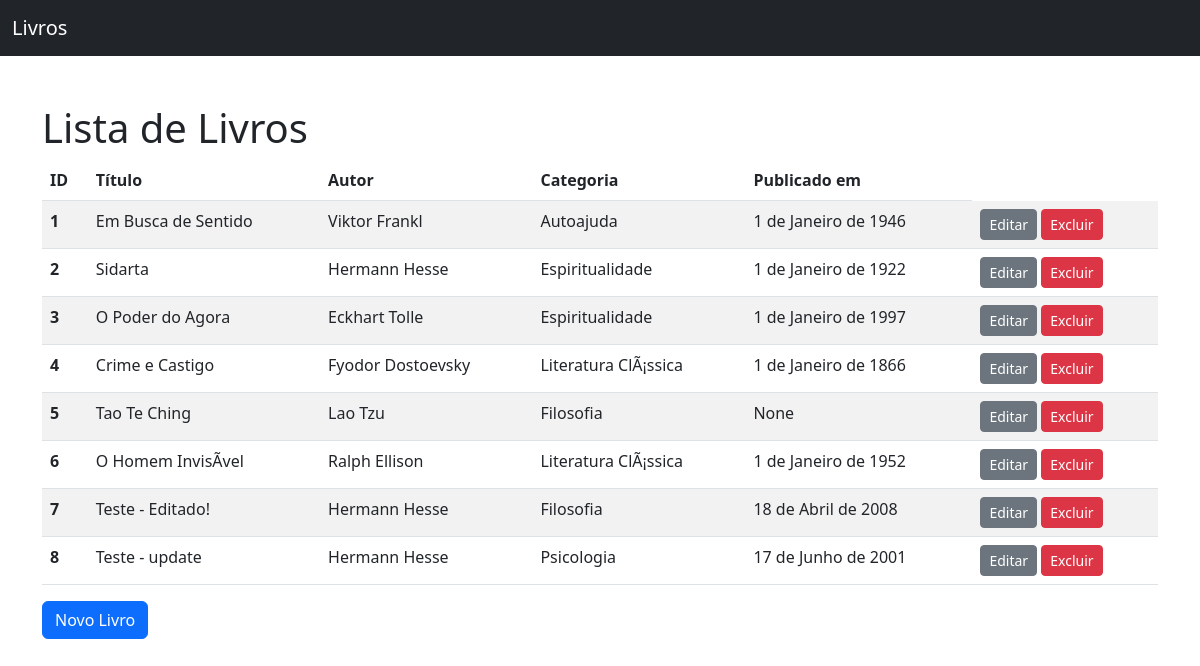
The page / on the database its author committed.
### books/models.py (models this page shows, shortened)
class Book(models.Model):
    title = models.CharField(verbose_name="título", max_length=200)
    author = models.ForeignKey(Author, on_delete=models.CASCADE, verbose_name="Autor")
    category = models.ForeignKey(
        Category, on_delete=models.CASCADE, verbose_name="Categoria"
    )
    published_date = models.DateField(verbose_name="Data de Publicação")

class Author(models.Model):
    first_name = models.CharField(max_length=100)
    last_name = models.CharField(max_length=100)
    def __str__(self):
        return f"{self.first_name} {self.last_name}"

class Category(models.Model):
    name = models.CharField(max_length=100)
    def __str__(self):
        return self.name

### books/views.py (the view)
# urls.py: path("", BookListView.as_view(), name="book_list"),
class BookListView(ListView):
    model = Book

### books/templates/books/book_list.html (shortened to what this page needs)
{% extends "base.html"%}
{% block content %}
{% if book_list %}
<h1>Lista de Livros</h1>
<table class="table table-striped">
    <thead>
        <tr>
            <th scope="col">ID</th>
            <th scope="col">Título</th>
            <th scope="col">Autor</th>
            <th scope="col">Categoria</th>
            <th scope="col">Publicado em</th>
        </tr>
    </thead>
    <tbody>
        {% for book in book_list %}
        <tr>
            <th scope="row">{{ book.id }}</th>
            <td>{{ book.title }}</td>
            <td>{{ book.author }}</td>
            <td>{{ book.category }}</td>
            <td>{{ book.published_date }}</td>
            <td>
                <a href="{% url 'book_update' pk=book.pk %}" class="btn btn-secondary btn-sm">Editar</a>
                <a href="{% url 'book_delete' pk=book.pk %}" class="btn btn-danger btn-sm">Excluir</a>
            </td>
        </tr>
        {% endfor %}
    </tbody>
</table>
{% else %}
    <p>Não há livros cadastrados</p>
{% endif %}
<a href="{% url "book_create"%}" class="btn btn-primary">Novo Livro</a>
{% endblock content %}

### books/templates/base.html (shortened to what this page needs)
<!DOCTYPE html>
<html lang="pt-br">
<head>
    <link href="https://cdn.jsdelivr.net/npm/bootstrap@5.2.3/dist/css/bootstrap.min.css" rel="stylesheet">
</head>
<body>
    <nav class="navbar navbar-dark bg-dark mb-5">
        <div class="container-fluid">
            <a class="navbar-brand" href="{% url 'book_list' %}">Livros</a>
        </div>
    </nav>
    <main class="container center">
      {% block content %}
      {% endblock content %}
    </main>
</body>
</html>

### rows shown on the page
Book: id "1", title "Em Busca de Sentido", author "Viktor Frankl", category "Autoajuda", published_date "1 de Janeiro de 1946"
Book: id "2", title "Sidarta", author "Hermann Hesse", category "Espiritualidade", published_date "1 de Janeiro de 1922"
Book: id "3", title "O Poder do Agora", author "Eckhart Tolle", category "Espiritualidade", published_date "1 de Janeiro de 1997"
Book: id "4", title "Crime e Castigo", author "Fyodor Dostoevsky", category "Literatura ClÃ¡ssica", published_date "1 de Janeiro de 1866"
Book: id "5", title "Tao Te Ching", author "Lao Tzu", category "Filosofia", published_date "None"
Book: id "6", title "O Homem InvisÃ­vel", author "Ralph Ellison", category "Literatura ClÃ¡ssica", published_date "1 de Janeiro de 1952"
Book: id "7", title "Teste - Editado!", author "Hermann Hesse", category "Filosofia", published_date "18 de Abril de 2008"
Book: id "8", title "Teste - update", author "Hermann Hesse", category "Psicologia", published_date "17 de Junho de 2001"
